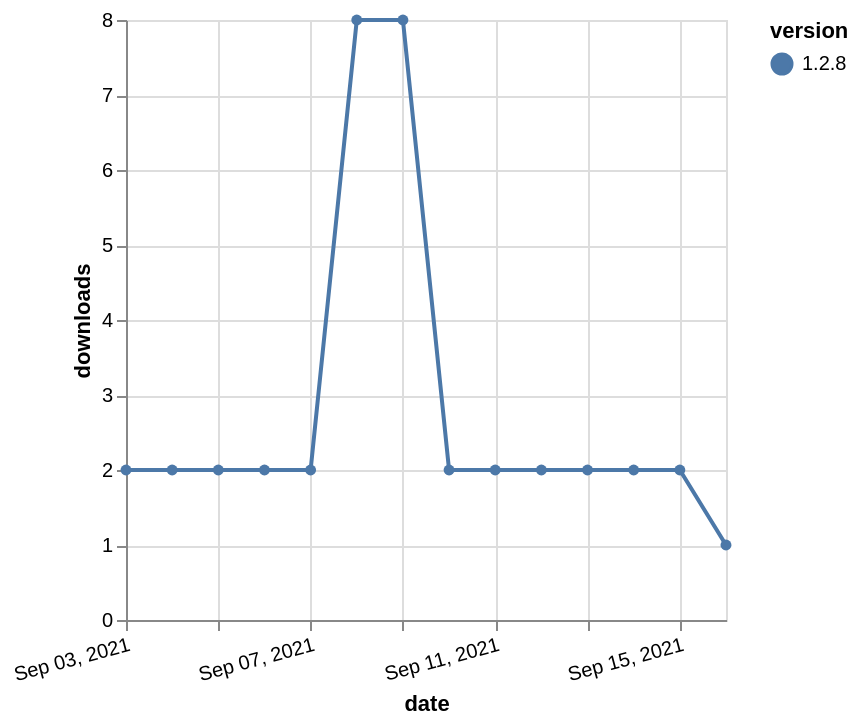

The specification (Vega-Lite) saved for this image:
### Vega-Lite specification from a JSON file in a GitHub repository (floating-point values rounded to 4 significant figures)
{"$schema": "https://vega.github.io/schema/vega-lite/v5.json", "description": "A simple bar chart with embedded data.", "data": {"values": [{"date": "2021-09-03", "total": 3915, "delta": 2, "version": "1.2.8"}, {"date": "2021-09-04", "total": 3917, "delta": 2, "version": "1.2.8"}, {"date": "2021-09-05", "total": 3919, "delta": 2, "version": "1.2.8"}, {"date": "2021-09-06", "total": 3921, "delta": 2, "version": "1.2.8"}, {"date": "2021-09-07", "total": 3923, "delta": 2, "version": "1.2.8"}, {"date": "2021-09-08", "total": 3931, "delta": 8, "version": "1.2.8"}, {"date": "2021-09-09", "total": 3939, "delta": 8, "version": "1.2.8"}, {"date": "2021-09-10", "total": 3941, "delta": 2, "version": "1.2.8"}, {"date": "2021-09-11", "total": 3943, "delta": 2, "version": "1.2.8"}, {"date": "2021-09-12", "total": 3945, "delta": 2, "version": "1.2.8"}, {"date": "2021-09-13", "total": 3947, "delta": 2, "version": "1.2.8"}, {"date": "2021-09-14", "total": 3949, "delta": 2, "version": "1.2.8"}, {"date": "2021-09-15", "total": 3951, "delta": 2, "version": "1.2.8"}, {"date": "2021-09-16", "total": 3952, "delta": 1, "version": "1.2.8"}]}, "width": "container", "mark": {"type": "line", "point": {"filled": true}}, "encoding": {"x": {"field": "date", "type": "temporal", "timeUnit": "yearmonthdate", "title": "date", "axis": {"labelAngle": -15}}, "y": {"field": "delta", "type": "quantitative", "title": "downloads"}, "color": {"field": "version", "type": "nominal"}, "tooltip": {"field": "delta"}}}
